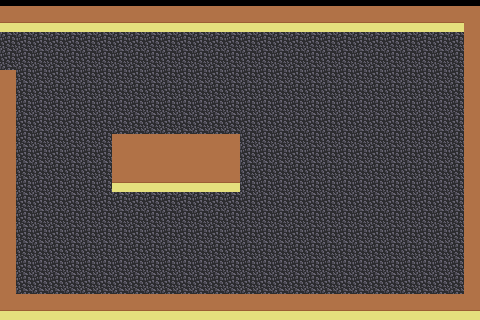

The image is a tile-based game level rendered from a .tmx file. Its description and complete source (layers, tilesets, objects, tile grids) follow:
An orthogonal 30x20 tile map with 16x16 px tiles, 5 tile layers (0, 1, 2, 3, ...).

<map version="1.10" tiledversion="1.11.1" orientation="orthogonal" renderorder="right-down" width="30" height="20" tilewidth="16" tileheight="16" infinite="0" nextlayerid="6" nextobjectid="1">
 <tileset firstgid="1" source="cheese_room.tsx" />
 <layer id="1" name="0" width="30" height="20">
  <data encoding="csv">
0,0,0,0,0,0,0,0,0,0,0,0,0,0,0,0,0,0,0,0,0,0,0,0,0,0,0,0,0,0,
1,1,1,1,1,1,1,1,1,1,1,1,1,1,1,1,1,1,1,1,1,1,1,1,1,1,1,1,1,1,
1,1,1,1,1,1,1,1,1,1,1,1,1,1,1,1,1,1,1,1,1,1,1,1,1,1,1,1,1,1,
1,1,1,1,1,1,1,1,1,1,1,1,1,1,1,1,1,1,1,1,1,1,1,1,1,1,1,1,1,1,
1,1,1,1,1,1,1,1,1,1,1,1,1,1,1,1,1,1,1,1,1,1,1,1,1,1,1,1,1,1,
1,1,1,1,1,1,1,1,1,1,1,1,1,1,1,1,1,1,1,1,1,1,1,1,1,1,1,1,1,1,
1,1,1,1,1,1,1,1,1,1,1,1,1,1,1,1,1,1,1,1,1,1,1,1,1,1,1,1,1,1,
1,1,1,1,1,1,1,1,1,1,1,1,1,1,1,1,1,1,1,1,1,1,1,1,1,1,1,1,1,1,
1,1,1,1,1,1,1,1,1,1,1,1,1,1,1,1,1,1,1,1,1,1,1,1,1,1,1,1,1,1,
1,1,1,1,1,1,1,1,1,1,1,1,1,1,1,1,1,1,1,1,1,1,1,1,1,1,1,1,1,1,
1,1,1,1,1,1,1,1,1,1,1,1,1,1,1,1,1,1,1,1,1,1,1,1,1,1,1,1,1,1,
1,1,1,1,1,1,1,1,1,1,1,1,1,1,1,1,1,1,1,1,1,1,1,1,1,1,1,1,1,1,
1,1,1,1,1,1,1,1,1,1,1,1,1,1,1,1,1,1,1,1,1,1,1,1,1,1,1,1,1,1,
1,1,1,1,1,1,1,1,1,1,1,1,1,1,1,1,1,1,1,1,1,1,1,1,1,1,1,1,1,1,
1,1,1,1,1,1,1,1,1,1,1,1,1,1,1,1,1,1,1,1,1,1,1,1,1,1,1,1,1,1,
1,1,1,1,1,1,1,1,1,1,1,1,1,1,1,1,1,1,1,1,1,1,1,1,1,1,1,1,1,1,
1,1,1,1,1,1,1,1,1,1,1,1,1,1,1,1,1,1,1,1,1,1,1,1,1,1,1,1,1,1,
1,1,1,1,1,1,1,1,1,1,1,1,1,1,1,1,1,1,1,1,1,1,1,1,1,1,1,1,1,1,
1,1,1,1,1,1,1,1,1,1,1,1,1,1,1,1,1,1,1,1,1,1,1,1,1,1,1,1,1,1,
1,1,1,1,1,1,1,1,1,1,1,1,1,1,1,1,1,1,1,1,1,1,1,1,1,1,1,1,1,1
</data>
 </layer>
 <layer id="5" name="1" width="30" height="20">
  <data encoding="csv">
0,0,0,0,0,0,0,0,0,0,0,0,0,0,0,0,0,0,0,0,0,0,0,0,0,0,0,0,0,0,
0,0,0,0,0,0,0,0,0,0,0,0,0,0,0,0,0,0,0,0,0,0,0,0,0,0,0,0,0,0,
0,0,0,0,0,0,0,0,0,0,0,0,0,0,0,0,0,0,0,0,0,0,0,0,0,0,0,0,0,0,
0,0,0,0,0,0,0,0,0,0,0,0,0,0,0,0,0,0,0,0,0,0,0,0,0,0,0,0,0,0,
0,0,0,0,0,0,0,0,0,0,0,0,0,0,0,0,0,0,0,0,0,0,0,0,0,0,0,0,0,0,
0,0,0,0,0,0,0,0,0,0,0,0,0,0,0,0,0,0,0,0,0,0,0,0,0,0,0,0,0,0,
0,0,0,0,0,0,0,0,0,0,0,0,0,0,0,0,0,0,0,0,0,0,0,0,0,0,0,0,0,0,
0,0,0,0,0,0,0,0,0,0,0,0,0,0,0,0,0,0,0,0,0,0,0,0,0,0,0,0,0,0,
0,0,0,0,0,0,0,0,0,0,0,0,0,0,0,0,0,0,0,0,0,0,0,0,0,0,0,0,0,0,
0,0,0,0,0,0,0,0,0,0,0,0,0,0,0,0,0,0,0,0,0,0,0,0,0,0,0,0,0,0,
0,0,0,0,0,0,0,0,0,0,0,0,0,0,0,0,0,0,0,0,0,0,0,0,0,0,0,0,0,0,
0,0,0,0,0,0,0,0,0,0,0,0,0,0,0,0,0,0,0,0,0,0,0,0,0,0,0,0,0,0,
0,0,0,0,0,0,0,0,0,0,0,0,0,0,0,0,0,0,0,0,0,0,0,0,0,0,0,0,0,0,
0,0,0,0,0,0,0,0,0,0,0,0,0,0,0,0,0,0,0,0,0,0,0,0,0,0,0,0,0,0,
0,0,0,0,0,0,0,0,0,0,0,0,0,0,0,0,0,0,0,0,0,0,0,0,0,0,0,0,0,0,
0,0,0,0,0,0,0,0,0,0,0,0,0,0,0,0,0,0,0,0,0,0,0,0,0,0,0,0,0,0,
0,0,0,0,0,0,0,0,0,0,0,0,0,0,0,0,0,0,0,0,0,0,0,0,0,0,0,0,0,0,
0,0,0,0,0,0,0,0,0,0,0,0,0,0,0,0,0,0,0,0,0,0,0,0,0,0,0,0,0,0,
0,0,0,0,0,0,0,0,0,0,0,0,0,0,0,0,0,0,0,0,0,0,0,0,0,0,0,0,0,0,
0,0,0,0,0,0,0,0,0,0,0,0,0,0,0,0,0,0,0,0,0,0,0,0,0,0,0,0,0,0
</data>
 </layer>
 <layer id="2" name="2" width="30" height="20">
  <data encoding="csv">
4,4,4,4,4,4,4,4,4,4,4,4,4,4,4,4,4,4,4,4,4,4,4,4,4,4,4,4,4,4,
2,2,2,2,2,2,2,2,2,2,2,2,2,2,2,2,2,2,2,2,2,2,2,2,2,2,2,2,2,3,
0,0,0,0,0,0,0,0,0,0,0,0,0,0,0,0,0,0,0,0,0,0,0,0,0,0,0,0,0,3,
0,0,0,0,0,0,0,0,0,0,0,0,0,0,0,0,0,0,0,0,0,0,0,0,0,0,0,0,0,3,
0,0,0,0,0,0,0,0,0,0,0,0,0,0,0,0,0,0,0,0,0,0,0,0,0,0,0,0,0,3,
3,0,0,0,0,0,0,0,0,0,0,0,0,0,0,0,0,0,0,0,0,0,0,0,0,0,0,0,0,3,
3,0,0,0,0,0,0,0,0,0,0,0,0,0,0,0,0,0,0,0,0,0,0,0,0,0,0,0,0,3,
3,0,0,0,0,0,0,0,0,0,0,0,0,0,0,0,0,0,0,0,0,0,0,0,0,0,0,0,0,3,
3,0,0,0,0,0,0,0,0,0,0,0,0,0,0,0,0,0,0,0,0,0,0,0,0,0,0,0,0,3,
3,0,0,0,0,0,0,3,3,3,3,3,3,3,3,0,0,0,0,0,0,0,0,0,0,0,0,0,0,3,
3,0,0,0,0,0,0,3,3,3,3,3,3,3,3,0,0,0,0,0,0,0,0,0,0,0,0,0,0,3,
3,0,0,0,0,0,0,2,2,2,2,2,2,2,2,0,0,0,0,0,0,0,0,0,0,0,0,0,0,3,
3,0,0,0,0,0,0,0,0,0,0,0,0,0,0,0,0,0,0,0,0,0,0,0,0,0,0,0,0,3,
3,0,0,0,0,0,0,0,0,0,0,0,0,0,0,0,0,0,0,0,0,0,0,0,0,0,0,0,0,3,
3,0,0,0,0,0,0,0,0,0,0,0,0,0,0,0,0,0,0,0,0,0,0,0,0,0,0,0,0,3,
3,0,0,0,0,0,0,0,0,0,0,0,0,0,0,0,0,0,0,0,0,0,0,0,0,0,0,0,0,3,
3,0,0,0,0,0,0,0,0,0,0,0,0,0,0,0,0,0,0,0,0,0,0,0,0,0,0,0,0,3,
3,0,0,0,0,0,0,0,0,0,0,0,0,0,0,0,0,0,0,0,0,0,0,0,0,0,0,0,0,3,
3,0,0,0,0,0,0,0,0,0,0,0,0,0,0,0,0,0,0,0,0,0,0,0,0,0,0,0,0,3,
2,2,2,2,2,2,2,2,2,2,2,2,2,2,2,2,2,2,2,2,2,2,2,2,2,2,2,2,2,2
</data>
 </layer>
 <layer id="3" name="3" width="30" height="20">
  <data encoding="csv">
0,0,0,0,0,0,0,0,0,0,0,0,0,0,0,0,0,0,0,0,0,0,0,0,0,0,0,0,0,0,
0,0,0,0,0,0,0,0,0,0,0,0,0,0,0,0,0,0,0,0,0,0,0,0,0,0,0,0,0,0,
0,0,0,0,0,0,0,0,0,0,0,0,0,0,0,0,0,0,0,0,0,0,0,0,0,0,0,0,0,0,
0,0,0,0,0,0,0,0,0,0,0,0,0,0,0,0,0,0,0,0,0,0,0,0,0,0,0,0,0,0,
0,0,0,0,0,0,0,0,0,0,0,0,0,0,0,0,0,0,0,0,0,0,0,0,0,0,0,0,0,0,
0,0,0,0,0,0,0,0,0,0,0,0,0,0,0,0,0,0,0,0,0,0,0,0,0,0,0,0,0,0,
0,0,0,0,0,0,0,0,0,0,0,0,0,0,0,0,0,0,0,0,0,0,0,0,0,0,0,0,0,0,
0,0,0,0,0,0,0,0,0,0,0,0,0,0,0,0,0,0,0,0,0,0,0,0,0,0,0,0,0,0,
0,0,0,0,0,0,0,0,0,0,0,0,0,0,0,0,0,0,0,0,0,0,0,0,0,0,0,0,0,0,
0,0,0,0,0,0,0,0,0,0,0,0,0,0,0,0,0,0,0,0,0,0,0,0,0,0,0,0,0,0,
0,0,0,0,0,0,0,0,0,0,0,0,0,0,0,0,0,0,0,0,0,0,0,0,0,0,0,0,0,0,
0,0,0,0,0,0,0,0,0,0,0,0,0,0,0,0,0,0,0,0,0,0,0,0,0,0,0,0,0,0,
0,0,0,0,0,0,0,0,0,0,0,0,0,0,0,0,0,0,0,0,0,0,0,0,0,0,0,0,0,0,
0,0,0,0,0,0,0,0,0,0,0,0,0,0,0,0,0,0,0,0,0,0,0,0,0,0,0,0,0,0,
0,0,0,0,0,0,0,0,0,0,0,0,0,0,0,0,0,0,0,0,0,0,0,0,0,0,0,0,0,0,
0,0,0,0,0,0,0,0,0,0,0,0,0,0,0,0,0,0,0,0,0,0,0,0,0,0,0,0,0,0,
0,0,0,0,0,0,0,0,0,0,0,0,0,0,0,0,0,0,0,0,0,0,0,0,0,0,0,0,0,0,
0,0,0,0,0,0,0,0,0,0,0,0,0,0,0,0,0,0,0,0,0,0,0,0,0,0,0,0,0,0,
0,0,0,0,0,0,0,0,0,0,0,0,0,0,0,0,0,0,0,0,0,0,0,0,0,0,0,0,0,0,
0,0,0,0,0,0,0,0,0,0,0,0,0,0,0,0,0,0,0,0,0,0,0,0,0,0,0,0,0,0
</data>
 </layer>
 <layer id="4" name="4" width="30" height="20">
  <data encoding="csv">
0,0,0,0,0,0,0,0,0,0,0,0,0,0,0,0,0,0,0,0,0,0,0,0,0,0,0,0,0,0,
0,0,0,0,0,0,0,0,0,0,0,0,0,0,0,0,0,0,0,0,0,0,0,0,0,0,0,0,0,0,
0,0,0,0,0,0,0,0,0,0,0,0,0,0,0,0,0,0,0,0,0,0,0,0,0,0,0,0,0,0,
0,0,0,0,0,0,0,0,0,0,0,0,0,0,0,0,0,0,0,0,0,0,0,0,0,0,0,0,0,0,
4,0,0,0,0,0,0,0,0,0,0,0,0,0,0,0,0,0,0,0,0,0,0,0,0,0,0,0,0,0,
0,0,0,0,0,0,0,0,0,0,0,0,0,0,0,0,0,0,0,0,0,0,0,0,0,0,0,0,0,0,
0,0,0,0,0,0,0,0,0,0,0,0,0,0,0,0,0,0,0,0,0,0,0,0,0,0,0,0,0,0,
0,0,0,0,0,0,0,0,0,0,0,0,0,0,0,0,0,0,0,0,0,0,0,0,0,0,0,0,0,0,
0,0,0,0,0,0,0,4,4,4,4,4,4,4,4,0,0,0,0,0,0,0,0,0,0,0,0,0,0,0,
0,0,0,0,0,0,0,0,0,0,0,0,0,0,0,0,0,0,0,0,0,0,0,0,0,0,0,0,0,0,
0,0,0,0,0,0,0,0,0,0,0,0,0,0,0,0,0,0,0,0,0,0,0,0,0,0,0,0,0,0,
0,0,0,0,0,0,0,0,0,0,0,0,0,0,0,0,0,0,0,0,0,0,0,0,0,0,0,0,0,0,
0,0,0,0,0,0,0,0,0,0,0,0,0,0,0,0,0,0,0,0,0,0,0,0,0,0,0,0,0,0,
0,0,0,0,0,0,0,0,0,0,0,0,0,0,0,0,0,0,0,0,0,0,0,0,0,0,0,0,0,0,
0,0,0,0,0,0,0,0,0,0,0,0,0,0,0,0,0,0,0,0,0,0,0,0,0,0,0,0,0,0,
0,0,0,0,0,0,0,0,0,0,0,0,0,0,0,0,0,0,0,0,0,0,0,0,0,0,0,0,0,0,
0,0,0,0,0,0,0,0,0,0,0,0,0,0,0,0,0,0,0,0,0,0,0,0,0,0,0,0,0,0,
0,0,0,0,0,0,0,0,0,0,0,0,0,0,0,0,0,0,0,0,0,0,0,0,0,0,0,0,0,0,
0,4,4,4,4,4,4,4,4,4,4,4,4,4,4,4,4,4,4,4,4,4,4,4,4,4,4,4,4,0,
0,0,0,0,0,0,0,0,0,0,0,0,0,0,0,0,0,0,0,0,0,0,0,0,0,0,0,0,0,0
</data>
 </layer>
</map>